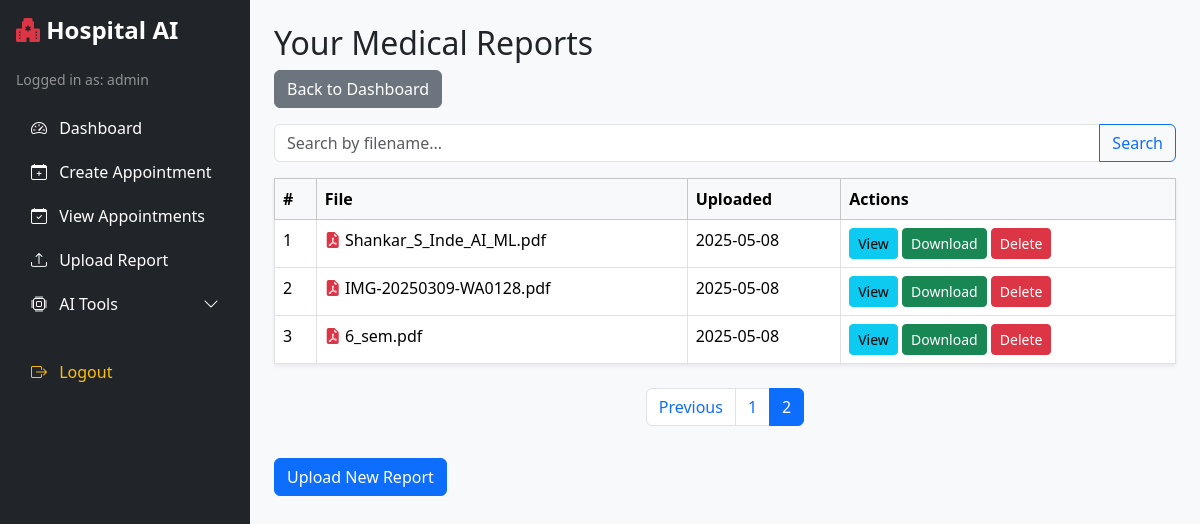
Screenshot of /view_reports?page=2&search= (signed in) with the database file from the repository.
### app/models/user.py (models this page shows, shortened)
class User(UserMixin, db.Model):
    id = db.Column(db.Integer, primary_key=True)
    username = db.Column(db.String(100), unique=True, nullable=False)
    password = db.Column(db.String(100), nullable=False)
    role = db.Column(db.String(20), nullable=False)  # 'admin', 'doctor', 'patient'

### app/models/report.py (models this page shows)
class MedicalReport(db.Model):
    id = db.Column(db.Integer, primary_key=True)
    user_id = db.Column(db.Integer, db.ForeignKey('user.id'), nullable=False)
    filename = db.Column(db.String(255), nullable=False)
    upload_date = db.Column(db.DateTime, default=datetime.utcnow)

### app/controllers/report_controller.py (the view, shortened to what this page needs)
@report_bp.route('/view_reports')
@login_required
def view_reports():
    search_query = request.args.get('search', '').strip()
    page = request.args.get('page', 1, type=int)
    per_page = 5
    if current_user.role == 'admin':
        query = MedicalReport.query
    else:
        query = MedicalReport.query.filter_by(user_id=current_user.id)
    if search_query:
        query = query.filter(MedicalReport.filename.ilike(f"%{search_query}%"))
    total_reports = query.count()
    reports = query.order_by(MedicalReport.upload_date.desc()) \
                   .offset((page - 1) * per_page) \
                   .limit(per_page).all()
    class Pagination:
        def __init__(self, page, per_page, total):  # ✅ Fix: correct __init__
            self.page = page
            self.per_page = per_page
            self.total = total
            self.pages = ceil(total / per_page)
        @property
        def has_prev(self):
            return self.page > 1
        @property
        def has_next(self):
            return self.page < self.pages
        @property
        def prev_num(self):
            return self.page - 1
        def iter_pages(self, left_edge=2, right_edge=2, left_current=2, right_current=2):
            last = 0
            for num in range(1, self.pages + 1):
                if (num <= left_edge or
                    (num >= self.page - left_current and num <= self.page + right_current) or
                    num > self.pages - right_edge):
                    if last + 1 != num:
                        yield None
                    yield num
                    last = num
    pagination = Pagination(page, per_page, total_reports)
    return render_template('view_reports.html', reports=reports, search_query=search_query, pagination=pagination)

### app/models/user.py (called while the page is built)
@login_manager.user_loader
def load_user(user_id):
    return User.query.get(int(user_id))

### app/templates/view_reports.html (shortened to what this page needs)
{% extends "base.html" %}
{% block content %}
<h2>Your Medical Reports</h2>
<a href="{{ url_for('auth.dashboard') }}" class="btn btn-secondary mb-3">Back to Dashboard</a>
<form method="get" class="input-group mb-3" action="{{ url_for('report.view_reports') }}">
  <input type="text" name="search" class="form-control" placeholder="Search by filename..." value="{{ search_query }}">
  <button class="btn btn-outline-primary" type="submit">Search</button>
</form>
{% if reports %}
<table class="table table-bordered bg-white shadow-sm">
  <thead class="table-light">
    <tr>
      <th>#</th>
      <th>File</th>
      <th>Uploaded</th>
      <th>Actions</th>
    </tr>
  </thead>
  <tbody>
    {% for report in reports %}
    <tr>
      <td>{{ loop.index }}</td>
      <td>
        {% set ext = report.filename.rsplit('.', 1)[1].lower() %}
        {% if ext == 'pdf' %}
          <i class="bi bi-file-earmark-pdf-fill text-danger"></i>
        {% elif ext in ['png', 'jpg', 'jpeg'] %}
          <i class="bi bi-file-earmark-image text-primary"></i>
        {% elif ext == 'docx' %}
          <i class="bi bi-file-earmark-word-fill text-info"></i>
        {% else %}
          <i class="bi bi-file-earmark-fill text-secondary"></i>
        {% endif %}
        {{ report.filename }}
      </td>
      <td>{{ report.upload_date.strftime('%Y-%m-%d') if report.upload_date else 'N/A' }}</td>
      <td>
        <a href="{{ url_for('report.view_report', filename=report.filename) }}"
           class="btn btn-sm btn-info"
           data-bs-toggle="modal"
           data-bs-target="#previewModal"
           data-filename="{{ report.filename }}"
           data-filetype="{{ ext }}">
           View
        </a>
        <a href="{{ url_for('report.download_report', filename=report.filename) }}" class="btn btn-sm btn-success">Download</a>
        <a href="{{ url_for('report.delete_report', report_id=report.id) }}" class="btn btn-sm btn-danger"
           onclick="return confirm('Are you sure you want to delete this report?');">Delete</a>
      </td>
    </tr>
    {% endfor %}
  </tbody>
</table>
{% if pagination %}
<nav>
  <ul class="pagination justify-content-center mt-4">
    {% if pagination.has_prev %}
      <li class="page-item">
        <a class="page-link" href="{{ url_for('report.view_reports', page=pagination.prev_num, search=search_query) }}">Previous</a>
      </li>
    {% endif %}
    {% for page_num in pagination.iter_pages() %}
      {% if page_num %}
        <li class="page-item {% if pagination.page == page_num %}active{% endif %}">
          <a class="page-link" href="{{ url_for('report.view_reports', page=page_num, search=search_query) }}">{{ page_num }}</a>
        </li>
      {% else %}
        <li class="page-item disabled"><span class="page-link">…</span></li>
      {% endif %}
    {% endfor %}
  </ul>
</nav>
{% endif %}
{% else %}
<p>No reports uploaded yet.</p>
{% endif %}
<a href="{{ url_for('report.upload_report') }}" class="btn btn-primary mt-3">Upload New Report</a>
{% endblock %}

### app/templates/base.html (shortened to what this page needs)
<!DOCTYPE html>
<html lang="en">
<head>
    <link href="https://cdn.jsdelivr.net/npm/bootstrap@5.3.2/dist/css/bootstrap.min.css" rel="stylesheet">
    <link href="https://cdn.jsdelivr.net/npm/bootstrap-icons@1.10.5/font/bootstrap-icons.css" rel="stylesheet">
</head>
<body>
<div class="d-flex">
    <div class="bg-dark text-white p-3 sidebar">
        <h4 class="mb-4"><i class="bi bi-hospital-fill text-danger"></i> Hospital AI</h4>
        {% if current_user.is_authenticated %}
            <p class="text-white-50 small">Logged in as: {{ current_user.role }}</p>
            <ul class="nav flex-column">
                <li class="nav-item">
                    <a class="nav-link text-white" href="{{ url_for('auth.dashboard') }}">
                        <i class="bi bi-speedometer2 me-2"></i> Dashboard
                    </a>
                </li>
                <li class="nav-item">
                    <a class="nav-link text-white" href="{{ url_for('appointment.create_appointment') }}">
                        <i class="bi bi-calendar-plus me-2"></i> Create Appointment
                    </a>
                </li>
                {% if current_user.role in ['admin', 'doctor'] %}
                    <li class="nav-item">
                        <a class="nav-link text-white" href="{{ url_for('appointment.view_appointments') }}">
                            <i class="bi bi-calendar-check me-2"></i> View Appointments
                        </a>
                    </li>
                {% endif %}
                <li class="nav-item">
                    <a class="nav-link text-white" href="{{ url_for('report.upload_report') }}">
                        <i class="bi bi-upload me-2"></i> Upload Report
                    </a>
                </li>
                <li class="nav-item">
                    <a class="nav-link text-white" data-bs-toggle="collapse" href="#aiTools" role="button" aria-expanded="false">
                        <i class="bi bi-cpu me-2"></i> AI Tools <i class="bi bi-chevron-down float-end"></i>
                    </a>
                </li>
                <li class="nav-item mt-4">
                    <a class="nav-link text-warning" href="{{ url_for('auth.logout') }}">
                        <i class="bi bi-box-arrow-right me-2"></i> Logout
                    </a>
                </li>
            </ul>
        {% else %}
            <p class="text-white">Not logged in</p>
        {% endif %}
    </div>
    <div class="flex-grow-1 p-4 main-content">
        {% block content %}{% endblock %}
    </div>
</div>
</body>
</html>

### app/templates/base.html (style rules this page uses)
body { font-family: 'Segoe UI', sans-serif; }
.sidebar { width: 250px; min-height: 100vh; }
.sidebar .nav-link { padding: 10px 15px; border-radius: 5px; transition: background 0.3s; }
.sidebar h4 { font-weight: bold; }
.nav-link i { font-size: 1rem; }
.main-content { background-color: #f8f9fa; min-height: 100vh; }

### rows the page displays
User: role "admin"
MedicalReport: filename "Shankar_S_Inde_AI_ML.pdf", upload_date "2025-05-08"
MedicalReport: filename "IMG-20250309-WA0128.pdf", upload_date "2025-05-08"
MedicalReport: filename "6_sem.pdf", upload_date "2025-05-08"

### other values shown
{{ page_num }} "1" "2"
